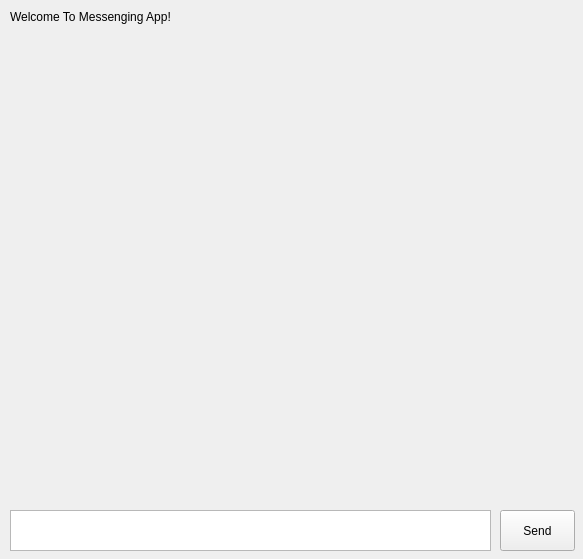
<?xml version="1.0" encoding="UTF-8"?>
<ui version="4.0">
 <class>MainWindow</class>
 <widget class="QMainWindow" name="MainWindow">
  <property name="geometry">
   <rect>
    <x>0</x>
    <y>0</y>
    <width>583</width>
    <height>559</height>
   </rect>
  </property>
  <property name="windowTitle">
   <string>MainWindow</string>
  </property>
  <widget class="QWidget" name="centralwidget">
   <widget class="QPushButton" name="pushButton">
    <property name="geometry">
     <rect>
      <x>500</x>
      <y>510</y>
      <width>75</width>
      <height>41</height>
     </rect>
    </property>
    <property name="text">
     <string>Send</string>
    </property>
   </widget>
   <widget class="QTextEdit" name="textEdit">
    <property name="geometry">
     <rect>
      <x>10</x>
      <y>510</y>
      <width>481</width>
      <height>41</height>
     </rect>
    </property>
   </widget>
   <widget class="QLabel" name="label">
    <property name="geometry">
     <rect>
      <x>10</x>
      <y>10</y>
      <width>561</width>
      <height>491</height>
     </rect>
    </property>
    <property name="autoFillBackground">
     <bool>true</bool>
    </property>
    <property name="text">
     <string>Welcome To Messenging App!</string>
    </property>
    <property name="alignment">
     <set>Qt::AlignLeading|Qt::AlignLeft|Qt::AlignTop</set>
    </property>
   </widget>
  </widget>
 </widget>
 <resources/>
 <connections/>
</ui>
